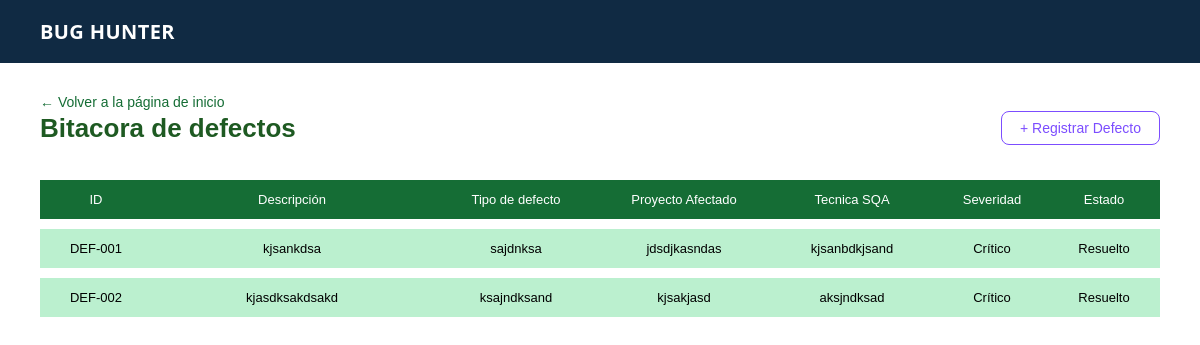
Before: /defectos/ with the older database file.
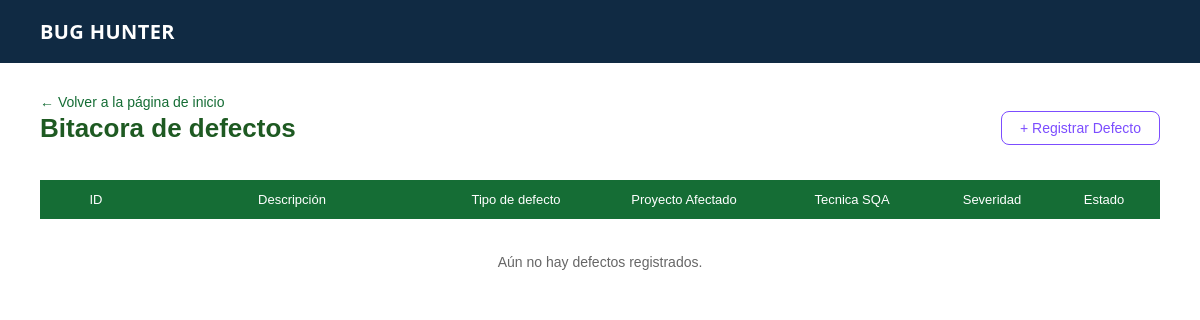
After: the same page with the newer database file.
### defectos/models.py (models this page shows, shortened)
class Defecto(models.Model):
    SEVERIDAD_CHOICES = [
        ('Crítico', 'Crítico'),
        ('Menor', 'Menor'),
    ]
    ESTADO_CHOICES = [
        ('Abierto', 'Abierto'),
        ('Resuelto', 'Resuelto'),
    ]
    codigo = models.CharField(max_length=20, unique=True, editable=False, blank=True)
    descripcion = models.CharField(max_length=255)
    tipo_defecto = models.CharField(max_length=100)
    proyecto_afectado = models.CharField(max_length=100)
    tecnica_sqa = models.CharField(max_length=100)
    severidad = models.CharField(max_length=10, choices=SEVERIDAD_CHOICES, default='Menor')
    estado = models.CharField(max_length=10, choices=ESTADO_CHOICES, default='Abierto')
    fecha_creacion = models.DateTimeField(auto_now_add=True)

### defectos/views.py (the view)
# urls.py: path('', views.lista_defectos, name='lista'),
def lista_defectos(request):
    defectos = Defecto.objects.all().order_by('id')
    return render(request, 'defectos/pantalla8.html', {'defectos': defectos})

### defectos/templates/defectos/pantalla8.html (shortened to what this page needs)
<!DOCTYPE html>
<html lang="es">
<head>
</head>
<body>
    <header class="bh-topbar">
        <h1 class="bh-brand">BUG HUNTER</h1>
    </header>
    <a href="{% url 'home' %}" style="text-decoration: none; color: #156d35; font-size: 14px;">&larr; Volver a la página de inicio</a>
    <div class="header-section">
        <h1>Bitacora de defectos</h1>
        <a href="{% url 'defectos:crear' %}" class="btn-crear">+ Registrar Defecto</a>
    </div>
    <table>
        <thead>
            <tr>
                <th style="width: 10%;">ID</th>
                <th style="width: 25%;">Descripción</th>
                <th style="width: 15%;">Tipo de defecto</th>
                <th style="width: 15%;">Proyecto Afectado</th>
                <th style="width: 15%;">Tecnica SQA</th>
                <th style="width: 10%;">Severidad</th>
                <th style="width: 10%;">Estado</th>
            </tr>
        </thead>
        <tbody>
            {% for d in defectos %}
            <tr class="{% if d.estado == 'Abierto' %}abierto{% else %}resuelto{% endif %}">
                <td>{{ d.codigo }}</td>
                <td>{{ d.descripcion }}</td>
                <td>{{ d.tipo_defecto }}</td>
                <td>{{ d.proyecto_afectado }}</td>
                <td>{{ d.tecnica_sqa }}</td>
                <td>{{ d.severidad }}</td>
                <td>
                    {% if d.estado == 'Abierto' %}
                        <a href="{% url 'defectos:resolver' d.id %}" class="btn-actualizar">Actualizar</a>
                    {% else %}
                        <span>Resuelto</span>
                    {% endif %}
                </td>
            </tr>
            {% empty %}
            <tr>
                <td colspan="7" class="empty-row">Aún no hay defectos registrados.</td>
            </tr>
            {% endfor %}
        </tbody>
    </table>
</body>
</html>

### defectos/templates/defectos/pantalla8.html (style rules this page uses)
.bh-topbar { background-color: #102a43; padding: 18px max(24px, calc((100vw - 1120px) / 2)); margin: -30px -40px 30px; }
.bh-brand { color: #ffffff; font-family: "Segoe UI", Arial, sans-serif; font-size: 20px; font-weight: 750; letter-spacing: 0.02em; text-decoration: none; }
body { font-family: Arial, sans-serif; background-color: #ffffff; margin: 0; padding: 30px 40px; }
.header-section { display: flex; justify-content: space-between; align-items: center; margin-bottom: 25px; }
h1 { color: #1e5a22; font-size: 26px; font-weight: bold; margin: 0; }
.btn-crear { padding: 8px 18px; border: 1px solid #7c4dff; border-radius: 8px; color: #7c4dff; background-color: transparent; text-decoration: none; font-size: 14px; font-weight: 500; transition: all 0.2s ease; }
table { width: 100%; border-collapse: separate; border-spacing: 0 10px; }
th { background-color: #156d35; color: #ffffff; padding: 12px 8px; font-size: 13px; font-weight: normal; text-align: center; }
.empty-row { text-align: center; padding: 25px; color: #666666; font-size: 14px; }

Changed rows visible on the page:
removed Defecto: codigo "DEF-001", descripcion "kjsankdsa", tipo_defecto "sajdnksa", proyecto_afectado "jdsdjkasndas", tecnica_sqa "kjsanbdkjsand", severidad "Crítico", estado "Resuelto"
removed Defecto: codigo "DEF-002", descripcion "kjasdksakdsakd", tipo_defecto "ksajndksand", proyecto_afectado "kjsakjasd", tecnica_sqa "aksjndksad", severidad "Crítico", estado "Resuelto"
Other visible differences:
text now shown: "Aún no hay defectos registrados."
